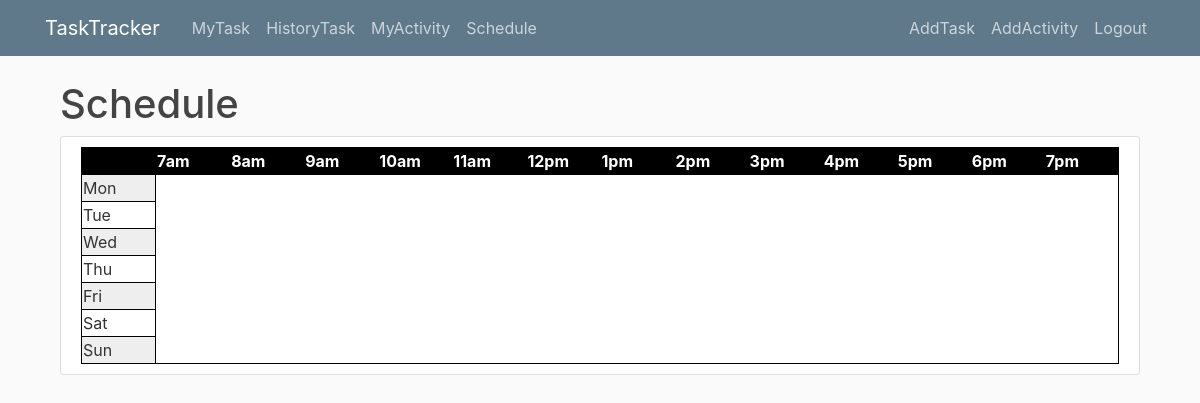
The page /schedule/ (signed in) on the database as committed earlier.
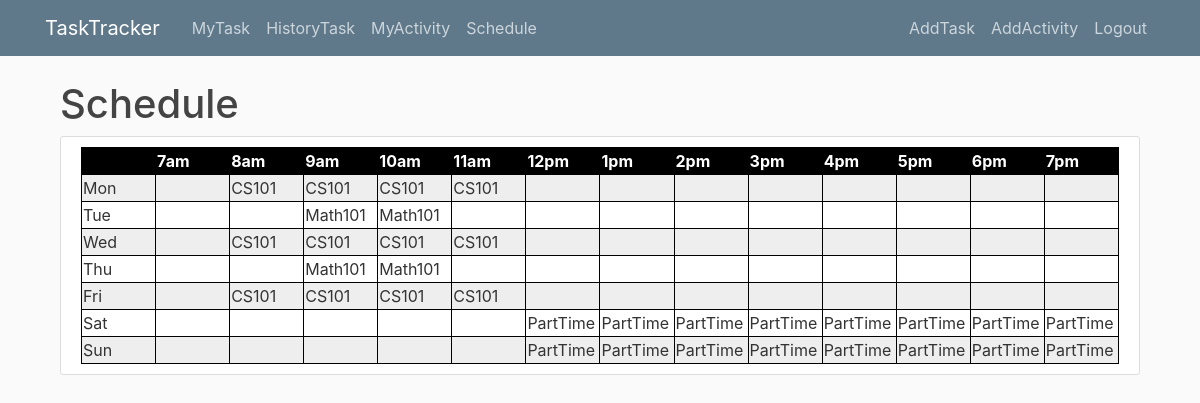
The same page on the database as committed later.
### main/models.py (models this page shows, shortened)
class Activity(models.Model):
    MY_CHOICES = (
        ('Mon', 'Monday'),
        ('Tue', 'Tuesday'),
        ('Wed', 'Wednesday'),
        ('Thu', 'Thursday'),
        ('Fri', 'Friday'),
        ('Sat', 'Saturday'),
        ('Sun', 'Sunday'),
    )
    activityname= models.CharField(max_length=100)
    starttime= models.PositiveIntegerField()
    endtime= models.PositiveIntegerField()
    repeat = MultiSelectField(choices=MY_CHOICES)
    activityuser =models.ForeignKey(User, on_delete=models.CASCADE)
    objects = models.Manager()

### main/views.py (the view)
# urls.py: path('schedule/', views.schedule,name='schedule'),
def schedule(request):
    context = {
        'tasks': Task.objects.all(),
        'activitys': Activity.objects.all(),
        'range': [7, 8, 9, 10, 11, 12, 13, 14, 15, 16, 17, 18, 19],
    }
    return render(request, 'main/schedule.html', context)

### main/templates/main/schedule.html (shortened to what the changed rows need)
{% extends "main/base.html" %}
{% block content %}
<!DOCTYPE html>
<html>
<main role="main" class="container">
{% if user.is_authenticated %}
<h1>Schedule</h1>
<article class="media content-section">
  <div class="media-body">
    <table id="t01">
        <tr>
          <th></th>
          <th>7am</th>
          <th>8am</th>
          <th>9am</th>
          <th>10am</th>
          <th>11am</th>
          <th>12pm</th>
          <th>1pm</th>
          <th>2pm</th>
          <th>3pm</th>
          <th>4pm</th>
          <th>5pm</th>
          <th>6pm</th>
          <th>7pm</th>
        </tr>
        <tr>
          <td>Mon</td>
          {% for i in range %}
            {% for activity in activitys %}
              {% if activity.activityuser == user%}
                {% for a in activity.repeat %}
                    {% if a == "Mon"%}
                        {% if activity.starttime <= i and activity.endtime >= i %}
                            <td>{{ activity.activityname }} </td>
                        {%else%}
                        <td></td>
                        {% endif %}
                     {% endif %}
                 {% endfor %}
              {% endif %}
            {% endfor %}
          {% endfor %}
        </tr>
        <tr>
          <td>Tue</td>
          {% for i in range %}
            {% for activity in activitys %}
              {% if activity.activityuser == user%}
                {% for a in activity.repeat %}
                    {% if a == "Tue"%}
                        {% if activity.starttime <= i and activity.endtime >= i %}
                            <td>{{ activity.activityname }} </td>
                        {%else%}
                        <td></td>
                        {% endif %}
                     {% endif %}
                 {% endfor %}
              {% endif %}
            {% endfor %}
          {% endfor %}
        </tr>
        <tr>
          <td>Wed</td>
          {% for i in range %}
            {% for activity in activitys %}
              {% if activity.activityuser == user%}
                {% for a in activity.repeat %}
                    {% if a == "Wed"%}
                        {% if activity.starttime <= i and activity.endtime >= i %}
                            <td>{{ activity.activityname }} </td>
                        {%else%}
                        <td></td>
                        {% endif %}
                     {% endif %}
                 {% endfor %}
              {% endif %}
            {% endfor %}
          {% endfor %}
        </tr>
        <tr>
            <td>Thu</td>
            {% for i in range %}
            {% for activity in activitys %}
              {% if activity.activityuser == user%}
                {% for a in activity.repeat %}
                    {% if a == "Thu"%}
                        {% if activity.starttime <= i and activity.endtime >= i %}
                            <td>{{ activity.activityname }} </td>
                        {%else%}
                        <td></td>
                        {% endif %}
                     {% endif %}
                 {% endfor %}
              {% endif %}
            {% endfor %}
          {% endfor %}
          </tr>
        <tr>
            <td>Fri</td>
            {% for i in range %}
            {% for activity in activitys %}
              {% if activity.activityuser == user%}
                {% for a in activity.repeat %}
                    {% if a == "Fri"%}
                        {% if activity.starttime <= i and activity.endtime >= i %}
                            <td>{{ activity.activityname }} </td>
                        {%else%}
                        <td></td>
                        {% endif %}
                     {% endif %}
                 {% endfor %}
              {% endif %}
            {% endfor %}
          {% endfor %}
          </tr>
        <tr>
            <td>Sat</td>
            {% for i in range %}
            {% for activity in activitys %}
              {% if activity.activityuser == user%}
                {% for a in activity.repeat %}
                    {% if a == "Sat"%}
                        {% if activity.starttime <= i and activity.endtime >= i %}
                            <td>{{ activity.activityname }} </td>
                        {%else%}
                        <td></td>
                        {% endif %}
                     {% endif %}
                 {% endfor %}
              {% endif %}
            {% endfor %}
          {% endfor %}
          </tr>
          <tr>
            <td>Sun</td>
            {% for i in range %}
              {% for activity in activitys %}
                {% if activity.activityuser == user%}
                    {% if "Sun" in activity.repeat %}
                          {% if activity.starttime <= i and activity.endtime >= i %}
                             <td>{{ activity.activityname }} </td>
                          {%else%}
                          <td></td>
                          {% endif %}
                    {% endif %}
                {% endif %}
            {% endfor %}
          {% endfor %}
          </tr>
      </table>
  </div>
</article>
{% else %}
  <h1>Welcome</h1>
  <h2>Please Login first!!</h2>
{% endif %}
{% endblock content %}

Rows that differ between the two databases and show on the page:
added Activity: repeat "Mon,Wed,Fri" (drawn), activityname "CS101" "CS101" "CS101" "CS101", activityname "CS101" "CS101" "CS101" "CS101", activityname "CS101" "CS101" "CS101" "CS101"
added Activity: repeat "Tue,Thu" (drawn), activityname "Math101" "Math101", activityname "Math101" "Math101"
added Activity: repeat "Sat,Sun" (drawn), activityname "PartTime" "PartTime" "PartTime" "PartTime" "PartTime" "PartTime" "PartTime" "PartTime", activityname "PartTime"
